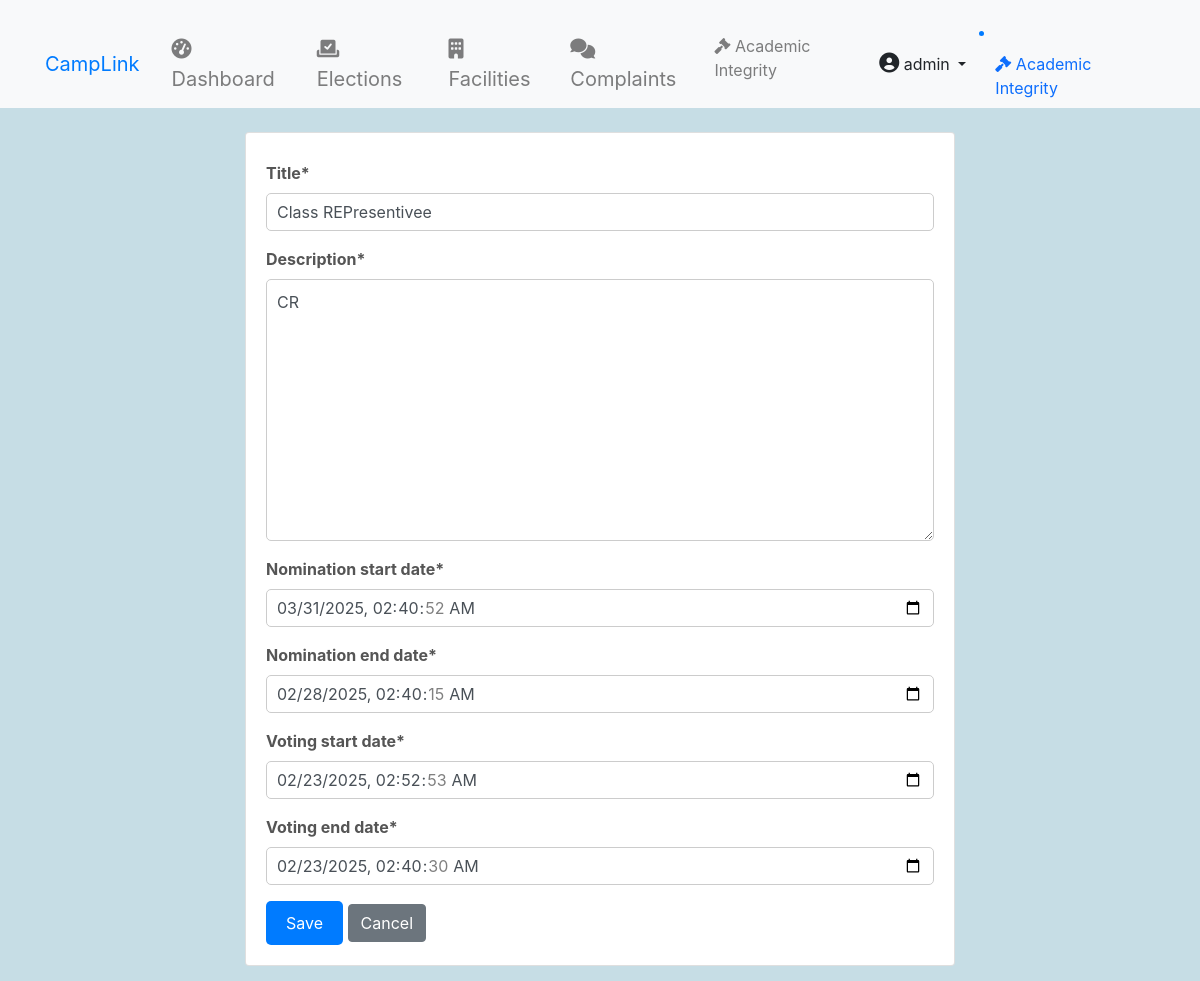
/elections/1/edit/ (signed in), run on the app's committed database.
### accounts/models.py (models this page shows, shortened)
class User(AbstractUser):
    ROLE_CHOICES = (
        ('student', 'Student'),
        ('faculty', 'Faculty'),
        ('admin', 'Admin'),
    )
    DEPARTMENT_CHOICES = (
        ('CSE', 'Computer Science'),
        ('ECE', 'Electronics'),
        ('ME', 'Mechanical'),
        ('CE', 'Civil'),
    )
    DIVISION_CHOICES = (
        ('A', 'Division A'),
        ('B', 'Division B'),
        ('C', 'Division C'),
    )
    CLASS_YEAR_CHOICES = (
        ('1', 'First Year'),
        ('2', 'Second Year'),
        ('3', 'Third Year'),
        ('4', 'Fourth Year'),
    )
    role = models.CharField(max_length=20, choices=ROLE_CHOICES)
    department = models.CharField(max_length=50, choices=DEPARTMENT_CHOICES)
    division = models.CharField(max_length=1, choices=DIVISION_CHOICES, blank=True, null=True)
    class_year = models.CharField(max_length=1, choices=CLASS_YEAR_CHOICES, blank=True, null=True)
    profile_picture = models.ImageField(upload_to='profile_pics/', blank=True, null=True)
    student_id = models.CharField(max_length=20, blank=True, null=True)
    phone = models.CharField(max_length=15)
    bio = models.TextField(max_length=500, blank=True)
    date_of_birth = models.DateField(null=True, blank=True)
    address = models.TextField(blank=True)
    linkedin_profile = models.URLField(max_length=200, blank=True)
    github_profile = models.URLField(max_length=200, blank=True)
    emergency_contact = models.CharField(max_length=15, blank=True)
    prn = models.CharField(max_length=20, unique=True, null=True, blank=True)
    groups = models.ManyToManyField(
        'auth.Group',
        related_name='custom_user_set',
        blank=True,
        help_text='The groups this user belongs to.',
        verbose_name='groups',
    )
    user_permissions = models.ManyToManyField(
        'auth.Permission',
        related_name='custom_user_set',
        blank=True,
        help_text='Specific permissions for this user.',
        verbose_name='user permissions',
    )
    health_requests = models.TextField(blank=True)  # Field to store health requests
    leave_requests = models.TextField(blank=True)    # Field to store leave requests
    def get_full_name(self):
        return f"{self.first_name} {self.last_name}".strip()

### elections/models.py (models this page shows, shortened)
class Election(models.Model):
    title = models.CharField(max_length=200)
    description = models.TextField()
    nomination_start_date = models.DateTimeField()
    nomination_end_date = models.DateTimeField()
    voting_start_date = models.DateTimeField(default=timezone.now)
    voting_end_date = models.DateTimeField()
    created_at = models.DateTimeField(auto_now_add=True)

### elections/views.py (the view)
# urls.py: path('<int:election_id>/edit/', views.edit_election, name='edit'),
@user_passes_test(lambda u: u.is_staff)
def edit_election(request, election_id):
    election = get_object_or_404(Election, pk=election_id)
    if request.method == 'POST':
        form = ElectionForm(request.POST, instance=election)
        if form.is_valid():
            form.save()
            messages.success(request, "Election updated successfully!")
            return redirect('elections:detail', pk=election_id)
    else:
        form = ElectionForm(instance=election)
    return render(request, 'elections/election_form.html', {
        'form': form,
        'election': election
    })

### elections/forms.py
class ElectionForm(forms.ModelForm):
    class Meta:
        model = Election
        fields = [
            'title',
            'description',
            'nomination_start_date',
            'nomination_end_date',
            'voting_start_date',
            'voting_end_date'
        ]
        widgets = {
            'nomination_start_date': forms.DateTimeInput(attrs={'type': 'datetime-local'}),
            'nomination_end_date': forms.DateTimeInput(attrs={'type': 'datetime-local'}),
            'voting_start_date': forms.DateTimeInput(attrs={'type': 'datetime-local'}),
            'voting_end_date': forms.DateTimeInput(attrs={'type': 'datetime-local'}),
        }

### elections/templates/elections/election_form.html (shortened to what this page needs)
{% extends 'base.html' %}
{% load crispy_forms_tags %}
{% block content %}
<div class="container mt-4">
    <div class="row">
        <div class="col-md-8 offset-md-2">
            <div class="card">
                <div class="card-body">
                    <form method="post">
                        {{ form|crispy }}
                        <button type="submit" class="btn btn-primary">Save</button>
                        <a href="{% url 'elections:list' %}" class="btn btn-secondary">Cancel</a>
                    </form>
                </div>
            </div>
        </div>
    </div>
</div>
{% endblock %}

### templates/base.html (shortened to what this page needs)
{% load static %}
<!DOCTYPE html>
<html lang="en">
<head>
    <link href="https://cdn.jsdelivr.net/npm/bootstrap@5.1.3/dist/css/bootstrap.min.css" rel="stylesheet">
    <link href="https://stackpath.bootstrapcdn.com/bootstrap/4.5.2/css/bootstrap.min.css" rel="stylesheet">
    <link rel="stylesheet" href="{% static 'css/styles.css' %}">
    <link rel="stylesheet" href="https://cdnjs.cloudflare.com/ajax/libs/font-awesome/6.0.0-beta3/css/all.min.css">
    <link rel="stylesheet" href="https://cdnjs.cloudflare.com/ajax/libs/sweetalert/1.1.3/sweetalert.min.css">
</head>
<body>
    <nav class="navbar navbar-expand-lg navbar-light bg-light py-0">
        <div class="container">
            <a class="navbar-brand text-primary" href="{% url 'accounts:dashboard' %}">CampLink</a>
            <div class="collapse navbar-collapse" id="navbarNav">
                {% if user.is_authenticated %}
                    <ul class="navbar-nav mx-auto">
                        <li class="nav-item mx-2">
                            <a class="nav-link fs-5" href="{% url 'accounts:dashboard' %}">
                                <i class="fas fa-tachometer-alt"></i> Dashboard
                            </a>
                        </li>
                        <li class="nav-item mx-2">
                            <a class="nav-link fs-5" href="{% url 'elections:election_list' %}">
                                <i class="fas fa-vote-yea"></i> Elections
                            </a>
                        </li>
                        <li class="nav-item mx-2">
                            <a class="nav-link fs-5" href="{% url 'facilities:facility_list' %}">
                                <i class="fas fa-building"></i> Facilities
                            </a>
                        </li>
                        <li class="nav-item mx-2">
                            <a class="nav-link fs-5" href="{% url 'complaints:list' %}">
                                <i class="fas fa-comments"></i> Complaints
                            </a>
                        </li>
                        <li class="nav-item">
                            <a class="nav-link" href="{% url 'academic_integrity:case_list' %}">
                                <i class="fas fa-gavel"></i> Academic Integrity
                            </a>
                        </li>
                    </ul>
                    <ul class="navbar-nav">
                        <li class="nav-item dropdown">
                            <a class="btn btn-light dropdown-toggle" href="#" id="navbarDropdown" role="button" data-bs-toggle="dropdown" aria-expanded="false">
                                <i class="fas fa-user-circle" style="font-size: 20px;"></i> {{ user.get_full_name|default:user.username }}
                            </a>
                        </li>
                    </ul>
                    {% if perms.academic_integrity.can_view_all_cases %}
                        <li class="nav-item">
                            <a class="nav-link" href="{% url 'academic_integrity:case_list' %}">
                                <i class="fas fa-gavel"></i> Academic Integrity
                            </a>
                        </li>
                    {% endif %}
                {% endif %}
            </div>
        </div>
    </nav>
    <div class="container mt-4">
        {% block content %}{% endblock %}
    </div>
</body>
</html>

### static/css/styles.css (style rules this page uses)
body { background-color: #c6dde5; }
.navbar { background: rgba(255, 255, 255, 0.695); backdrop-filter: blur(10px); color: #007bff; position: relative; z-index: 1000; }
.card { transition: transform 0.2s; }
.btn-primary { background-color: #007bff; border-color: #007bff; }
.container { margin-top: 20px; }
.form-label { font-weight: bold; color: #555; }
.form-control { border: 1px solid #ccc; border-radius: 5px; padding: 10px; transition: border-color 0.3s; }
.btn-primary { background-color: #007bff; border: none; border-radius: 5px; padding: 10px 20px; transition: background-color 0.3s, transform 0.2s; }
.card-body { padding: 20px; }
.row { margin-bottom: 15px; }
.mb-3 { margin-bottom: 1rem; }

### data on the page
User: get_full_name "admin"
Election: title "Class REPresentivee", description "CR", nomination_start_date "03/31/2025 02:40:52", nomination_end_date "02/28/2025 02:40:15", voting_start_date "02/23/2025 02:52:53", voting_end_date "02/23/2025 02:40:30"
